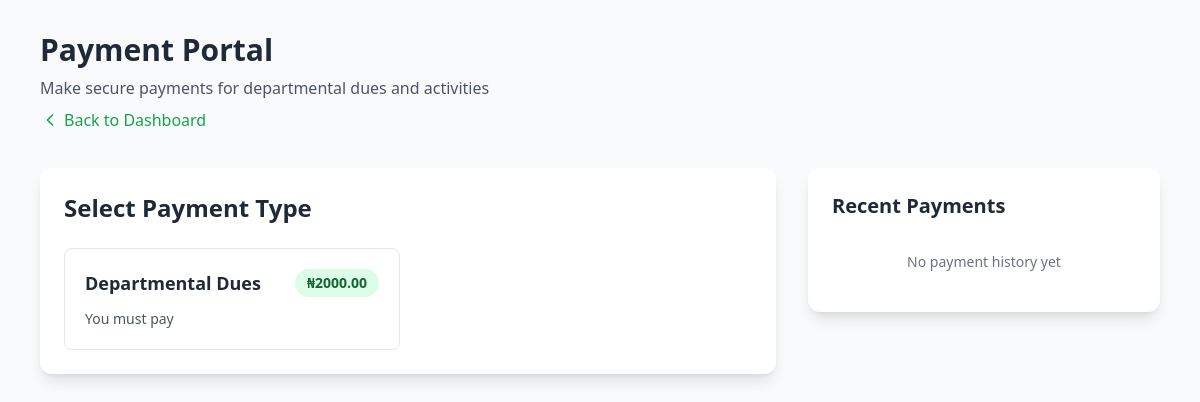
Page /payment/ (signed in) on the committed database.
### payments/models.py (models this page shows, shortened)
class PaymentType(models.Model):
    name = models.CharField(max_length=100)
    description = models.TextField()
    amount = models.DecimalField(max_digits=10, decimal_places=2)
    is_active = models.BooleanField(default=True)
    created_at = models.DateTimeField(auto_now_add=True)
    class Meta:
        ordering = ['-created_at']

### payments/views.py (the view)
# urls.py: path('payment/', views.payment_page, name='payment_page'),
@login_required
def payment_page(request):
    payment_types = PaymentType.objects.filter(is_active=True)
    user_payments = Payment.objects.filter(user=request.user).order_by('-created_at')[:10]
    context = {
        'payment_types': payment_types,
        'user_payments': user_payments,
        'paystack_public_key': PAYSTACK_PUBLIC_KEY,
    }
    return render(request, 'payments/payment_page.html', context)

### payments/templates/payments/payment_page.html (shortened to what this page needs)
<!DOCTYPE html>
<html lang="en">
<head>
    <script src="https://cdn.tailwindcss.com"></script>
</head>
<body class="bg-gray-50 min-h-screen">
    <div class="container mx-auto px-4 py-8 max-w-6xl">
        <div class="mb-8">
            <h1 class="text-3xl font-bold text-gray-800 mb-2">Payment Portal</h1>
            <p class="text-gray-600">Make secure payments for departmental dues and activities</p>
            <a href="{% url 'dashboard' %}" class="text-green-600 hover:text-green-700 font-medium inline-flex items-center mt-2">
                <svg xmlns="http://www.w3.org/2000/svg" width="20" height="20" viewBox="0 0 24 24" fill="none" stroke="currentColor" stroke-width="2" stroke-linecap="round" stroke-linejoin="round" class="mr-1"><path d="m15 18-6-6 6-6"/></svg>
                Back to Dashboard
            </a>
        </div>
        <div class="grid grid-cols-1 lg:grid-cols-3 gap-8">
            <div class="lg:col-span-2">
                <div class="bg-white rounded-xl shadow-lg p-6">
                    <h2 class="text-2xl font-bold text-gray-800 mb-6">Select Payment Type</h2>
                    {% if payment_types %}
                    <div class="grid grid-cols-1 md:grid-cols-2 gap-4">
                        {% for payment_type in payment_types %}
                        <div class="border border-gray-200 rounded-lg p-5 hover:border-green-500 hover:shadow-md transition-all cursor-pointer payment-option"
                             data-id="{{ payment_type.id }}"
                             data-name="{{ payment_type.name }}"
                             data-amount="{{ payment_type.amount }}"
                             onclick="selectPayment(this)">
                            <div class="flex justify-between items-start mb-3">
                                <h3 class="font-bold text-lg text-gray-800">{{ payment_type.name }}</h3>
                                <span class="bg-green-100 text-green-800 px-3 py-1 rounded-full text-sm font-semibold">₦{{ payment_type.amount }}</span>
                            </div>
                            <p class="text-gray-600 text-sm">{{ payment_type.description }}</p>
                        </div>
                        {% endfor %}
                    </div>
                    {% else %}
                    <p class="text-gray-500 text-center py-8">No payment types available at the moment.</p>
                    {% endif %}
                </div>
            </div>
            <div class="lg:col-span-1">
                <div class="bg-white rounded-xl shadow-lg p-6 sticky top-8">
                    <h2 class="text-xl font-bold text-gray-800 mb-4">Recent Payments</h2>
                    {% if user_payments %}
                    <div class="space-y-3">
                        {% for payment in user_payments %}
                        <div class="border-l-4 {% if payment.status == 'success' %}border-green-500{% elif payment.status == 'failed' %}border-red-500{% else %}border-yellow-500{% endif %} pl-3 py-2">
                            <p class="font-semibold text-sm text-gray-800">{{ payment.payment_type.name }}</p>
                            <p class="text-xs text-gray-600">₦{{ payment.amount }}</p>
                            <div class="flex justify-between items-center mt-1">
                                <span class="text-xs {% if payment.status == 'success' %}text-green-600{% elif payment.status == 'failed' %}text-red-600{% else %}text-yellow-600{% endif %} font-medium uppercase">
                                    {{ payment.status }}
                                </span>
                                <span class="text-xs text-gray-500">{{ payment.created_at|date:"M d, Y" }}</span>
                            </div>
                        </div>
                        {% endfor %}
                    </div>
                    <a href="{% url 'payment_history' %}" class="block text-center text-green-600 hover:text-green-700 font-medium mt-4 text-sm">
                        View All History →
                    </a>
                    {% else %}
                    <p class="text-gray-500 text-sm text-center py-4">No payment history yet</p>
                    {% endif %}
                </div>
            </div>
        </div>
    </div>
</body>
</html>

### rows in the picture
PaymentType: name "Departmental Dues", amount "2000.00", description "You must pay"
